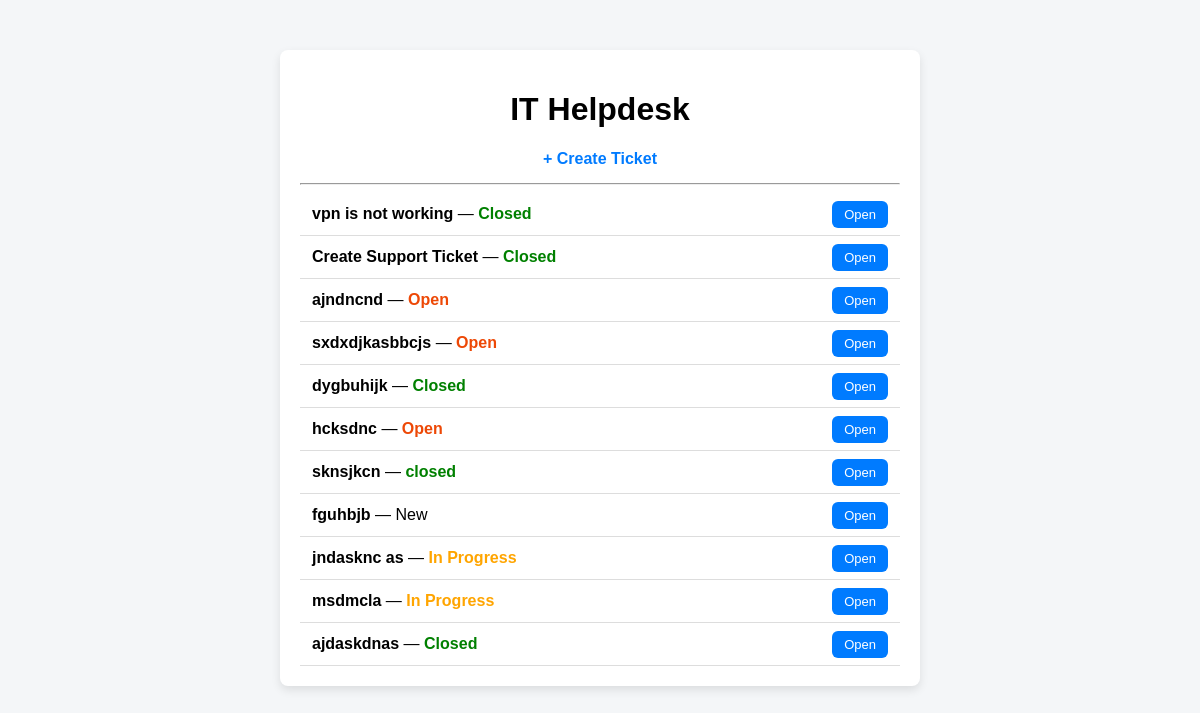
Before: / with the older database file.
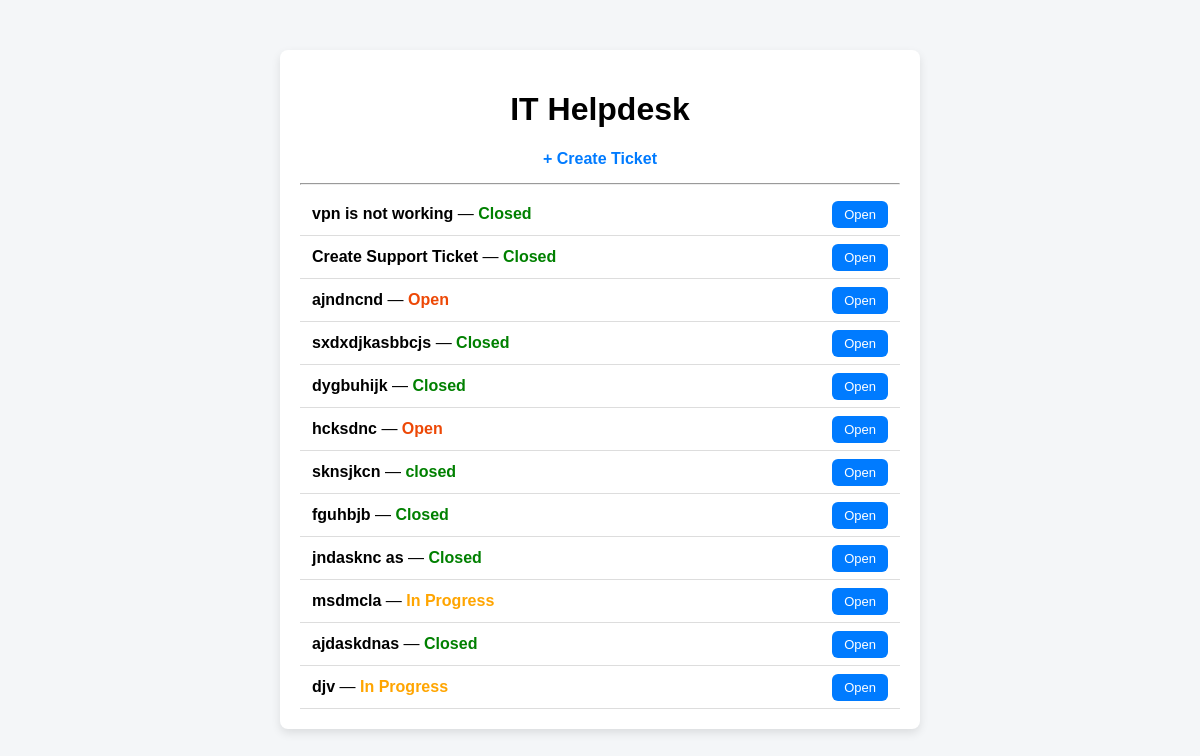
After: the same page with the newer database file.
### tickets/models.py (models this page shows, shortened)
class Ticket(models.Model):
    STATUS_CHOICES = [
        ('In Progress', 'In Progress'),
        ('Closed', 'Closed'),
    ]
    title = models.CharField(max_length=100)
    description = models.TextField()
    status = models.CharField(
        max_length=20,
        choices=STATUS_CHOICES,
        default='In Progress'
    )

### tickets/views.py (the view)
# urls.py: path('', views.index),
def index(request):
    tickets = Ticket.objects.all()
    return render(request, 'index.html', {'tickets': tickets})

### tickets/templates/index.html (shortened to what this page needs)
<!DOCTYPE html>
<html>
<head>
</head>
<body>
<div class="container">
    <h1>IT Helpdesk</h1>
    <a href="/create/" class="create-link">+ Create Ticket</a>
    <hr>
    {% for ticket in tickets %}
    <div class="tickerow">
        <div>
            <b>{{ ticket.title }}</b> —
            <span class="status-{{ ticket.status|lower|cut:' ' }}">
                {{ ticket.status }}
            </span>
        </div>
        <div>
            <a href="/ticket/{{ ticket.id }}/" class="btn">Open</a>
        </div>
    </div>
    {% endfor %}
</div>
</body>
</html>

### tickets/templates/index.html (style rules this page uses)
body { font-family: Arial; background-color: #f4f6f8; }
.container { width: 600px; margin: 50px auto; background: white; padding: 20px; border-radius: 8px; box-shadow: 0px 4px 10px rgba(0,0,0,0.1); }
h1 { text-align: center; }
.create-link { display: block; text-align: center; margin-bottom: 15px; font-weight: bold; color: #007bff; text-decoration: none; }
.tickerow { display: flex; justify-content: space-between; align-items: center; padding: 12px; border-bottom: 1px solid #ddd; }
.status-inprogress { color: orange; font-weight: bold; }
.status-closed { color: green; font-weight: bold; }
.status-open { color: rgb(237, 72, 6); font-weight: bold; }
.btn { padding: 6px 12px; border-radius: 6px; text-decoration: none; font-size: 13px; color: white; background-color: #007bff; }

Changed rows visible on the page:
changed Ticket "sxdxdjkasbbcjs": status "Open" → "Closed"
changed Ticket "fguhbjb": status "New" → "Closed"
changed Ticket "jndasknc as": status "In Progress" → "Closed"
added Ticket: title "djv", status "In Progress"
